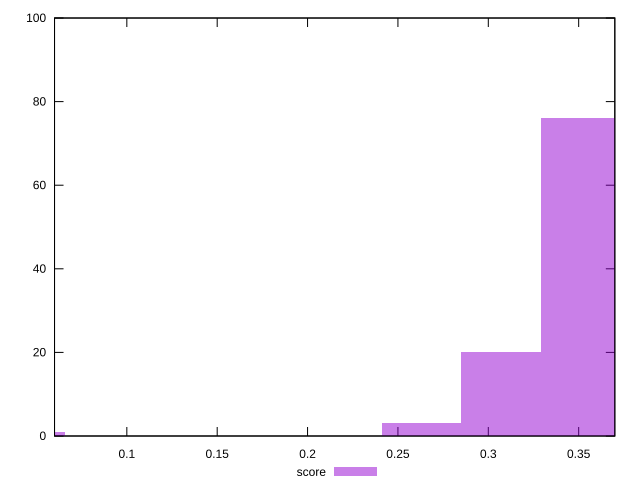

gnuplot code for this plot:
reset

$score <<EOF
0.043871920562849206 1
0.35097536450279365 76
0.30710344393994443 20
0.2632315233770952 3
EOF

set key outside below
set boxwidth 0.043871920562849206
set xrange [0.06:0.37]
set yrange [0:100]
set trange [0:100]
set style fill transparent solid 0.5 noborder
set terminal svg size 640, 490 enhanced background rgb 'white'
set output "report_00018_2021-02-10T15-25-16.877Z/max-potential-fid/samples/pages+cached/score/histogram.svg"

plot $score title "score" with boxes

reset
